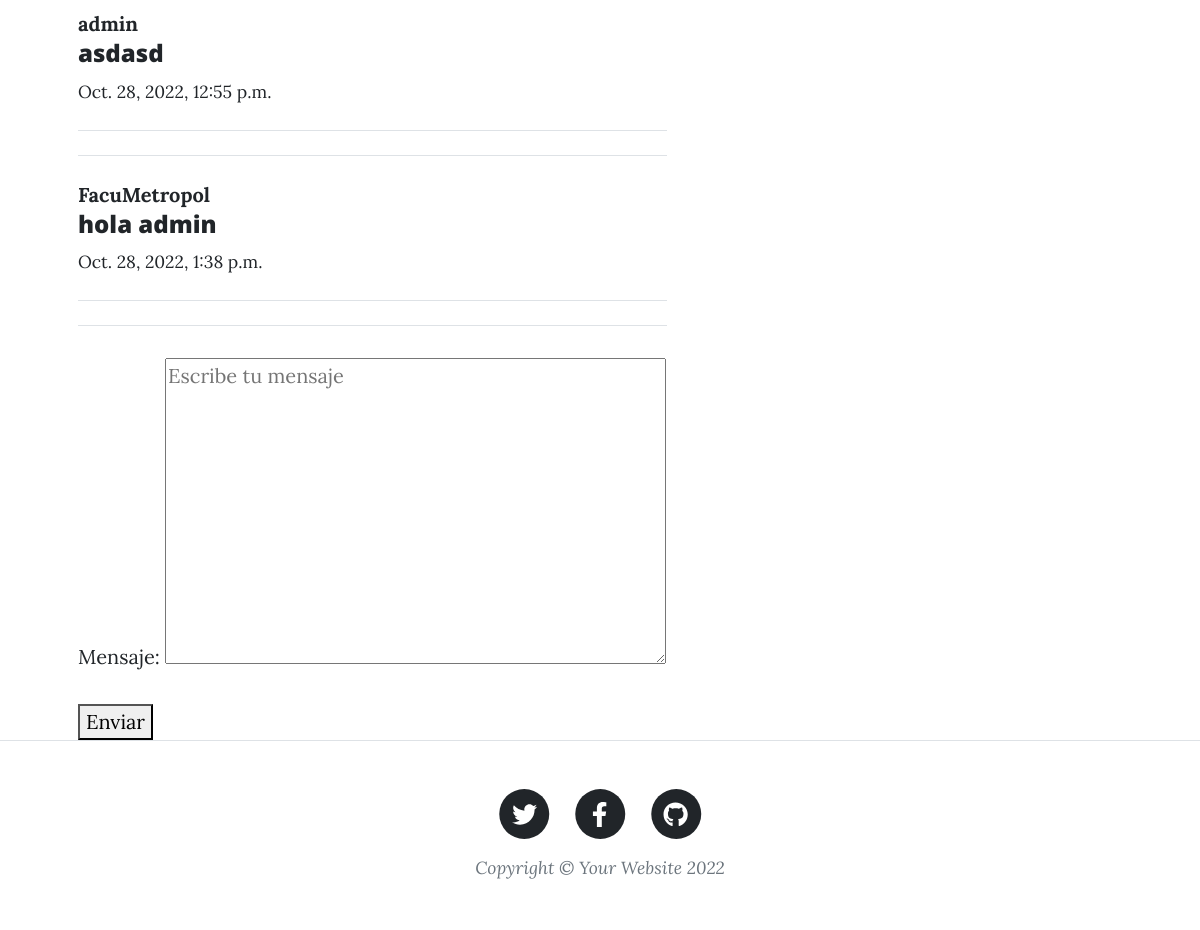
/ms/admin (signed in, lower part), run on an earlier commit of the app's database.
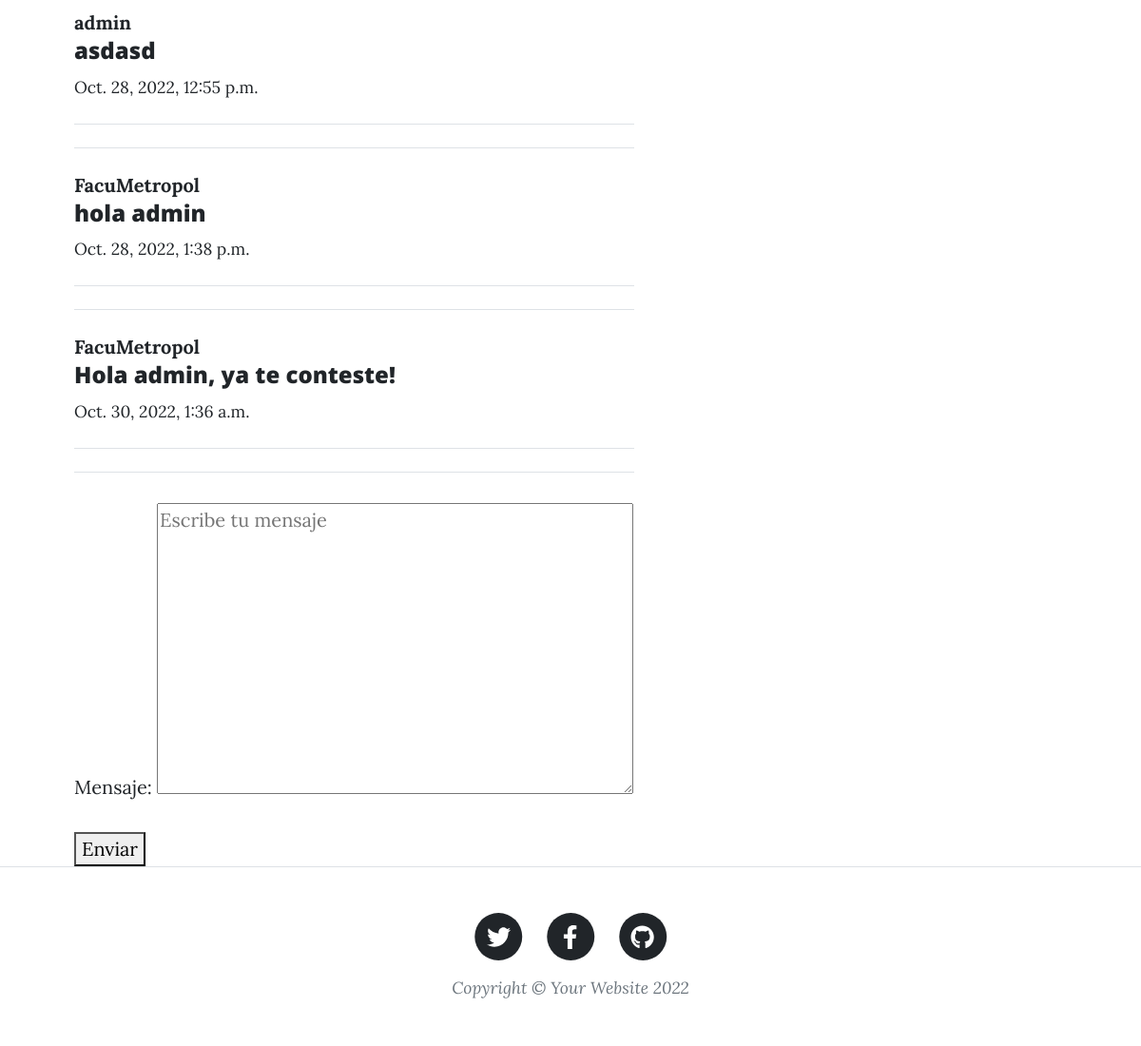
And on a later commit of the database.
### DM/models.py (models this page shows)
class ModelBase(models.Model):
    id = models.UUIDField(default=uuid.uuid4, primary_key=True, db_index=True, editable=False)
    tiempo = models.DateTimeField(auto_now_add=True)
    actualizar = models.DateTimeField(auto_now=True)
    class Meta:
        abstract = True

class CanalMensaje(ModelBase):
    canal = models.ForeignKey('Canal', on_delete=models.CASCADE)
    usuario = models.ForeignKey(User, on_delete=models.CASCADE)
    texto = models.TextField()

### DM/views.py (the view)
# urls.py: path('ms/<str:username>', DetailMs.as_view(), name='DetailMs'),
class DetailMs(LoginRequiredMixin, CanalFormMixin, DetailView):
    template_name='AppPrueba/canal_detail.html'
    def get_object(self, *args, **kwargs):
        username = self.kwargs.get('username')
        mi_username= self.request.user.username
        canal, _ = Canal.objects.obtener_o_crear_canal_ms(mi_username, username)
        if username == mi_username:
            mi_canal, _ = Canal.objects.obtener_o_crear_canal_usuario_actual(self.request.user)
            return mi_canal
        if canal == None:
            raise Http404
        return canal

### DM/forms.py
class FormMensajes(forms.Form):
    mensaje = forms.CharField(widget=forms.Textarea(attrs = {
        'class': 'formulario_ms',
        'placeholder':'Escribe tu mensaje'
    }))

### DM/models.py (called while the page is built, shortened)
    def solo_dos(self):
        return self.annotate(num_usuarios = Count('usuarios')).filter(num_usuarios=2)

    def filtrar_por_username(self, username):
        return self.filter(canalusuario__usuario__username=username)

    def get_queryset(self, *args, **kwargs):
        return CanalQuerySet(self.model, using=self._db)

    def filtrar_ms_por_privado(self, username_a, username_b):
        return self.get_queryset().solo_dos().filtrar_por_username(username_a).filtrar_por_username(username_b)

    def obtener_o_crear_canal_ms(self, username_a, username_b):
        qs = self.filtrar_ms_por_privado(username_a, username_b)
        if qs.exists():
            return qs.order_by('tiempo').first(), False

### AppPrueba/templates/AppPrueba/canal_detail.html (shortened to what this page needs)
{% extends 'AppPrueba/index-chat.html' %}
{% load static %}

### AppPrueba/templates/AppPrueba/index-chat.html (shortened to what this page needs)
<!DOCTYPE html>
<html lang="en">
    <head>
        {% load static %}
        <link href='{% static "AppPrueba/css/styles.css" %}' rel="stylesheet" />
    </head>
    <body>
        <div class="container px-4 px-lg-5">
            <div class="row gx-4 gx-lg-5 justify-content-flex-start">
                <div class="col-md-10 col-lg-8 col-xl-7">
                    {% for mensaje in object.canalmensaje_set.all %}
                        <div class="div_ms {% if request.user == mensaje.usuario %}mis_mensajes
                        {% else %} tus_mensajes {% endif %}">
                            <strong>{{mensaje.usuario}}</strong>
                            <h4>{{mensaje.texto}}</h4>
                            <small>{{mensaje.tiempo}}</small>
                        </div>
                        <hr class="my-4" />
                        <hr class="my-4" />
                    {% endfor %}
                    <div class="div_form_ms">
                        <form id='form_submit' action='{{ request.path }}' method="POST">
                            {{form.as_p}}
                            <button type="submit">
                                Enviar
                            </button>
                        </form>
                    </div>
                    </div>
                </div>
            </div>
        <footer class="border-top">
            <div class="container px-4 px-lg-5">
                <div class="row gx-4 gx-lg-5 justify-content-center">
                    <div class="col-md-10 col-lg-8 col-xl-7">
                        <ul class="list-inline text-center">
                            <li class="list-inline-item">
                                <a href="#!">
                                    <span class="fa-stack fa-lg">
                                        <i class="fas fa-circle fa-stack-2x"></i>
                                        <i class="fab fa-twitter fa-stack-1x fa-inverse"></i>
                                    </span>
                                </a>
                            </li>
                            <li class="list-inline-item">
                                <a href="#!">
                                    <span class="fa-stack fa-lg">
                                        <i class="fas fa-circle fa-stack-2x"></i>
                                        <i class="fab fa-facebook-f fa-stack-1x fa-inverse"></i>
                                    </span>
                                </a>
                            </li>
                            <li class="list-inline-item">
                                <a href="#!">
                                    <span class="fa-stack fa-lg">
                                        <i class="fas fa-circle fa-stack-2x"></i>
                                        <i class="fab fa-github fa-stack-1x fa-inverse"></i>
                                    </span>
                                </a>
                            </li>
                        </ul>
                        <div class="small text-center text-muted fst-italic">Copyright &copy; Your Website 2022</div>
                    </div>
                </div>
            </div>
        </footer>
    </body>
</html>

What changed in the data, as far as the page shows it:
added CanalMensaje: usuario "FacuMetropol", texto "Hola admin, ya te conteste!", tiempo "Oct. 30, 2022, 1:36 a.m."
